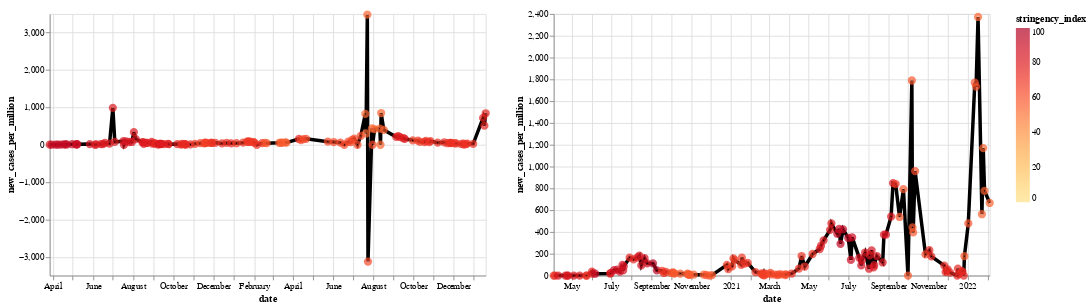
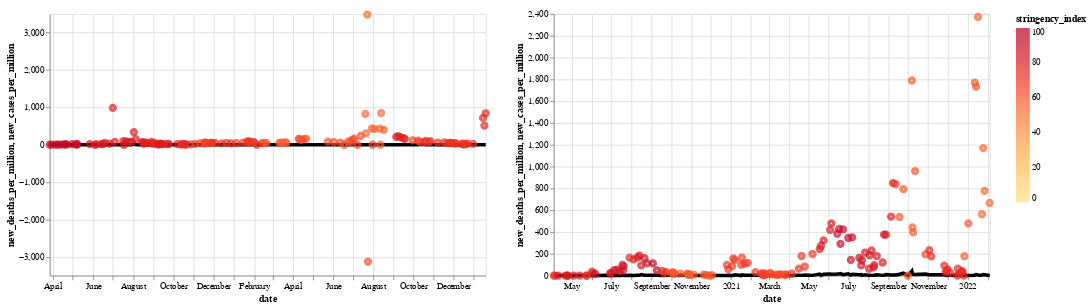

Here is the notebook cell these charts were saved with, in order:
### Markdown cell above
In Kazakhstan can been seen how the graph in the "new_cases_per_million" suddenly goes up. The stingency index was around 63 and a month later after the peak the stingency index went up.
In the two peeks of the "new_cases_per_million" table can been how first when the cases go up rapidly the rules become stricter.The second peek show that even though the peek. The rules become less strict.

### Code cell
# Kazakhstan new_cases_per_million
kline= alt.Chart(Kazakhstan).mark_line(stroke='black', strokeWidth=4).encode(
      x= 'date:T',
      y= 'new_cases_per_million:Q' ,
).properties(
    width=500,
    height=300
  )


kmark= alt.Chart(Kazakhstan).mark_point(strokeWidth=4).encode(
      x= 'date:T',
      y= 'new_cases_per_million:Q' ,
      color=alt.Color('stringency_index:Q', scale=alt.Scale(scheme='yelloworangered', domain=[0, 100])),
      tooltip=(['date',"stringency_index", "location", "new_cases_per_million"]),
).properties(
    width=500,
    height=300
  )

# Kazakhstan new_deaths_per_million
k1line= alt.Chart(Kazakhstan).mark_line(stroke='black', strokeWidth=4).encode(
      x= 'date:T',
      y= 'new_deaths_per_million:Q' ,
).properties(
    width=500,
    height=300
  )


k1mark= alt.Chart(Kazakhstan).mark_point(strokeWidth=4).encode(
      x= 'date:T',
      y= 'new_cases_per_million:Q' ,
      color=alt.Color('stringency_index:Q', scale=alt.Scale(scheme='yelloworangered', domain=[0, 100])),
      tooltip=(['date',"stringency_index", "location", "new_cases_per_million"]),
).properties(
    width=500,
    height=300
  )
# Suriname new_cases_per_million
sline= alt.Chart(Suriname).mark_line(stroke='black', strokeWidth=4).encode(
      x= 'date:T',
      y= 'new_cases_per_million:Q' ,
).properties(
    width=500,
    height=300
  )


smark= alt.Chart(Suriname).mark_point(strokeWidth=4).encode(
      x= 'date:T',
      y= 'new_cases_per_million:Q' ,
      color=alt.Color('stringency_index:Q', scale=alt.Scale(scheme='yelloworangered', domain=[0, 100])),
      tooltip=(['date',"stringency_index", "location", "new_cases_per_million"]),
).properties(
    width=500,
    height=300
  )

# Suriname new_deaths_per_million
s1line= alt.Chart(Suriname).mark_line(stroke='black', strokeWidth=4).encode(
      x= 'date:T',
      y= 'new_deaths_per_million:Q' ,
).properties(
    width=500,
    height=300
  )


s1mark= alt.Chart(Suriname).mark_point(strokeWidth=4).encode(
      x= 'date:T',
      y= 'new_cases_per_million:Q' ,
      color=alt.Color('stringency_index:Q', scale=alt.Scale(scheme='yelloworangered', domain=[0, 100])),
      tooltip=(['date',"stringency_index", "location", "new_cases_per_million:Q"]),
).properties(
    width=500,
    height=300
  )


#display options

display(kline + kmark| sline + smark )
display(k1line + k1mark |s1line + s1mark)

### Figure 1 — Vega-Lite specification as saved in the notebook (floating-point values rounded to 4 significant figures; data arrays with more than 128 entries replaced by an {"elided": "..."} marker saying what was removed)
{"config": {"view": {"continuousWidth": 400, "continuousHeight": 300}}, "hconcat": [{"layer": [{"mark": {"type": "line", "stroke": "black", "strokeWidth": 4}, "encoding": {"x": {"field": "date", "type": "temporal"}, "y": {"field": "new_cases_per_million", "type": "quantitative"}}, "height": 300, "width": 500}, {"mark": {"type": "point", "strokeWidth": 4}, "encoding": {"color": {"field": "stringency_index", "scale": {"domain": [0, 100], "scheme": "yelloworangered"}, "type": "quantitative"}, "tooltip": [{"field": "date", "type": "nominal"}, {"field": "stringency_index", "type": "quantitative"}, {"field": "location", "type": "nominal"}, {"field": "new_cases_per_million", "type": "quantitative"}], "x": {"field": "date", "type": "temporal"}, "y": {"field": "new_cases_per_million", "type": "quantitative"}}, "height": 300, "width": 500}], "data": {"name": "data-8d0328d216bc99074f09c682c59f3ce6"}}, {"layer": [{"mark": {"type": "line", "stroke": "black", "strokeWidth": 4}, "encoding": {"x": {"field": "date", "type": "temporal"}, "y": {"field": "new_cases_per_million", "type": "quantitative"}}, "height": 300, "width": 500}, {"mark": {"type": "point", "strokeWidth": 4}, "encoding": {"color": {"field": "stringency_index", "scale": {"domain": [0, 100], "scheme": "yelloworangered"}, "type": "quantitative"}, "tooltip": [{"field": "date", "type": "nominal"}, {"field": "stringency_index", "type": "quantitative"}, {"field": "location", "type": "nominal"}, {"field": "new_cases_per_million", "type": "quantitative"}], "x": {"field": "date", "type": "temporal"}, "y": {"field": "new_cases_per_million", "type": "quantitative"}}, "height": 300, "width": 500}], "data": {"name": "data-e3a2c770526b416ca527ff58a847eef3"}}], "$schema": "https://vega.github.io/schema/vega-lite/v4.17.0.json", "datasets": {"data-8d0328d216bc99074f09c682c59f3ce6": {"elided": "136 records"}, "data-e3a2c770526b416ca527ff58a847eef3": {"elided": "135 records"}}}

### Figure 2 — Vega-Lite specification as saved in the notebook (floating-point values rounded to 4 significant figures; data arrays with more than 128 entries replaced by an {"elided": "..."} marker saying what was removed)
{"config": {"view": {"continuousWidth": 400, "continuousHeight": 300}}, "hconcat": [{"layer": [{"mark": {"type": "line", "stroke": "black", "strokeWidth": 4}, "encoding": {"x": {"field": "date", "type": "temporal"}, "y": {"field": "new_deaths_per_million", "type": "quantitative"}}, "height": 300, "width": 500}, {"mark": {"type": "point", "strokeWidth": 4}, "encoding": {"color": {"field": "stringency_index", "scale": {"domain": [0, 100], "scheme": "yelloworangered"}, "type": "quantitative"}, "tooltip": [{"field": "date", "type": "nominal"}, {"field": "stringency_index", "type": "quantitative"}, {"field": "location", "type": "nominal"}, {"field": "new_cases_per_million", "type": "quantitative"}], "x": {"field": "date", "type": "temporal"}, "y": {"field": "new_cases_per_million", "type": "quantitative"}}, "height": 300, "width": 500}], "data": {"name": "data-8d0328d216bc99074f09c682c59f3ce6"}}, {"layer": [{"mark": {"type": "line", "stroke": "black", "strokeWidth": 4}, "encoding": {"x": {"field": "date", "type": "temporal"}, "y": {"field": "new_deaths_per_million", "type": "quantitative"}}, "height": 300, "width": 500}, {"mark": {"type": "point", "strokeWidth": 4}, "encoding": {"color": {"field": "stringency_index", "scale": {"domain": [0, 100], "scheme": "yelloworangered"}, "type": "quantitative"}, "tooltip": [{"field": "date", "type": "nominal"}, {"field": "stringency_index", "type": "quantitative"}, {"field": "location", "type": "nominal"}, {"field": "new_cases_per_million", "type": "quantitative"}], "x": {"field": "date", "type": "temporal"}, "y": {"field": "new_cases_per_million", "type": "quantitative"}}, "height": 300, "width": 500}], "data": {"name": "data-e3a2c770526b416ca527ff58a847eef3"}}], "$schema": "https://vega.github.io/schema/vega-lite/v4.17.0.json", "datasets": {"data-8d0328d216bc99074f09c682c59f3ce6": {"elided": "136 records"}, "data-e3a2c770526b416ca527ff58a847eef3": {"elided": "135 records"}}}
